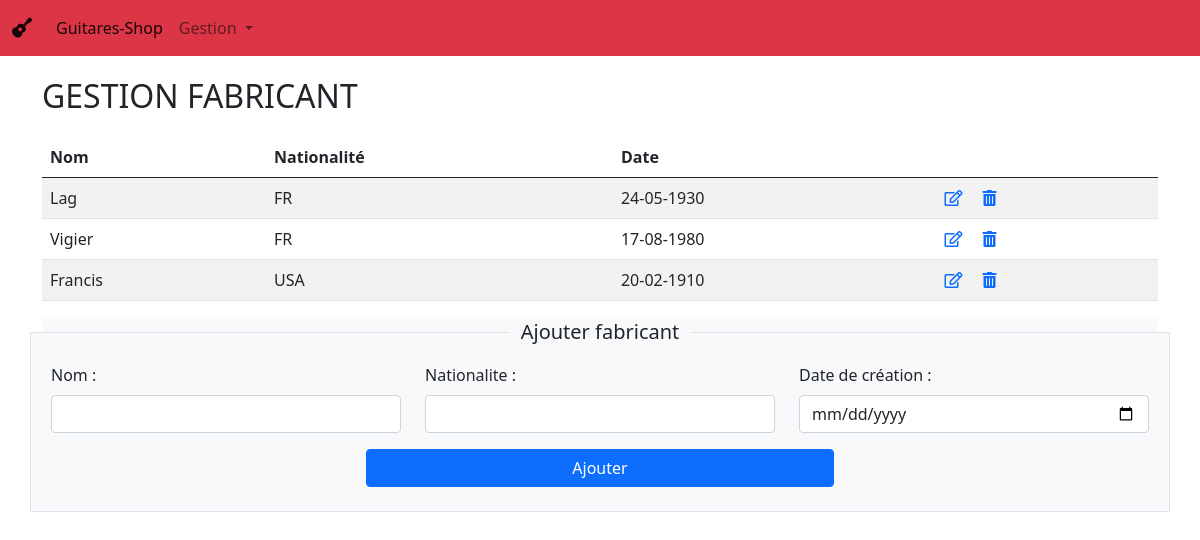
Page /gestionfabricant.php on the earlier database version.
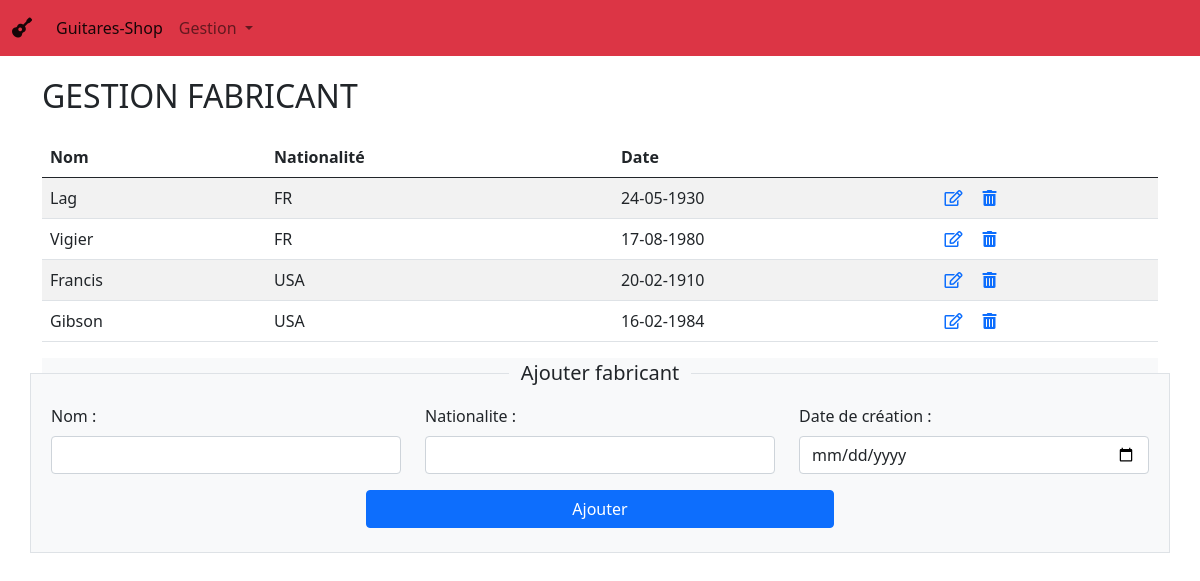
Same page on the later database version.
### tables this page shows
CREATE TABLE `fabricant` (
  `id` int(10) UNSIGNED NOT NULL,
  `nom_fabricant` varchar(36) NOT NULL,
  `nationalite` varchar(30) NOT NULL,
  `date_creation` date NOT NULL
);

### gestionfabricant.php (the view, shortened to what this page needs)
<?php include_once("part/connexion.php"); ?>
<!DOCTYPE html>
<html lang="fr">
<head>
    <link rel="stylesheet" href="https://cdnjs.cloudflare.com/ajax/libs/twitter-bootstrap/5.0.2/css/bootstrap.min.css">
    <link rel="stylesheet" href="https://cdnjs.cloudflare.com/ajax/libs/font-awesome/5.15.3/css/all.min.css">
    <link rel="stylesheet" href="css/normalize.css">
    <link rel="stylesheet" href="css/style.css">
</head>
<?php include_once("part/navbar.php"); ?>
<body>
    <div class="container">
        <h1>GESTION FABRICANT</h1>
        <table class="table table-striped">
            <thead>
                <tr>
                    <th scope="col">Nom</th>
                    <th scope="col">Nationalité</th>
                    <th scope="col">Date</th>
                    <th></th>
                </tr>
            </thead>
            <tbody>
                <?php
                $fabricant = "SELECT fabricant.nom_fabricant, fabricant.nationalite, fabricant.date_creation
                        AS 'date'
                            FROM `fabricant`
                                WHERE 1";
                $fabricant = $bdd->prepare($fabricant);
                $fabricant->execute();
                $fabricant = $fabricant->fetchAll();
                foreach ($fabricant as $key => $value) {
                    $date_create = strtotime($value['date']);
                    $date_create = strftime("%d-%m-%Y", $date_create);
                ?>
                    <tr>
                        <td><?php echo $value['nom_fabricant'] ?></td>
                        <td><?php echo $value['nationalite'] ?></td>
                        <td><?php echo $date_create ?></td>
                        <td>
                            <a href="updatefabricant.php?nom=<?php echo $value['nom_fabricant']; ?>" title="Modifier fabricant"><i class="far fa-edit me-3"></i></a>
                            <a href="traitement/deletefabricant.php?nom=<?php echo $value['nom_fabricant']; ?>" title="Supprimer fabricant"><i class="fas fa-trash-alt"></i></a>
                        </td>
                    </tr>
                <?php
                }
                ?>
            </tbody>
        </table>
        <form action="traitement/addfabricant.php" method="POST" class="bg-light">
            <fieldset class="border p-2 form-group bg-light needs-validation row ">
                <legend class="w-auto float-none fs-5 mx-auto">Ajouter fabricant
                </legend>
                <div class="mb-3 col-4">
                    <label for="nom" class="form-label">Nom :</label>
                    <input type="text" class="form-control" id="nom" name="nom" required>
                </div>
                <div class="mb-3 col-4">
                    <label for="nationalite" class="form-label">Nationalite :</label>
                    <input type="text" class="form-control" id="nationalite" name="nationalite" required>
                </div>
                <div class="mb-3 col-4">
                    <label for="date_create" class="form-label">Date de création :</label>
                    <input type="date" class="form-control" id="date_create" name="date_create" required>
                </div>
                <button type="submit" class="btn btn-primary col-5 mx-auto" name="envoyer">Ajouter</button>
                <div class="col-12">
                </div>
            </fieldset>
        </form>
    </div>
</body>
</html>

### part/navbar.php (shortened to what this page needs)
<header>
    <nav class="navbar navbar-expand-lg navbar-light bg-danger">
        <div class="container-fluid">
            <a class="navbar-brand" href="index.php"><i class="fas fa-guitar"></i></a>
            <div class="collapse navbar-collapse" id="navbarSupportedContent">
                <ul class="navbar-nav me-auto mb-2 mb-lg-0">
                    <li class="nav-item">
                        <a class="nav-link active" aria-current="page" href="index.php">Guitares-Shop</a>
                    </li>
                    <li class="nav-item dropdown">
                        <a class="nav-link dropdown-toggle" href="#" id="navbarDropdownMenuLink" role="button" data-bs-toggle="dropdown" aria-expanded="false">
                            Gestion
                        </a>
                    </li>
                </ul>
            </div>
        </div>
    </nav>
</header>

Differences in the rows shown:
added fabricant: nom_fabricant "Gibson", nationalite "USA", date_creation "16-02-1984"
